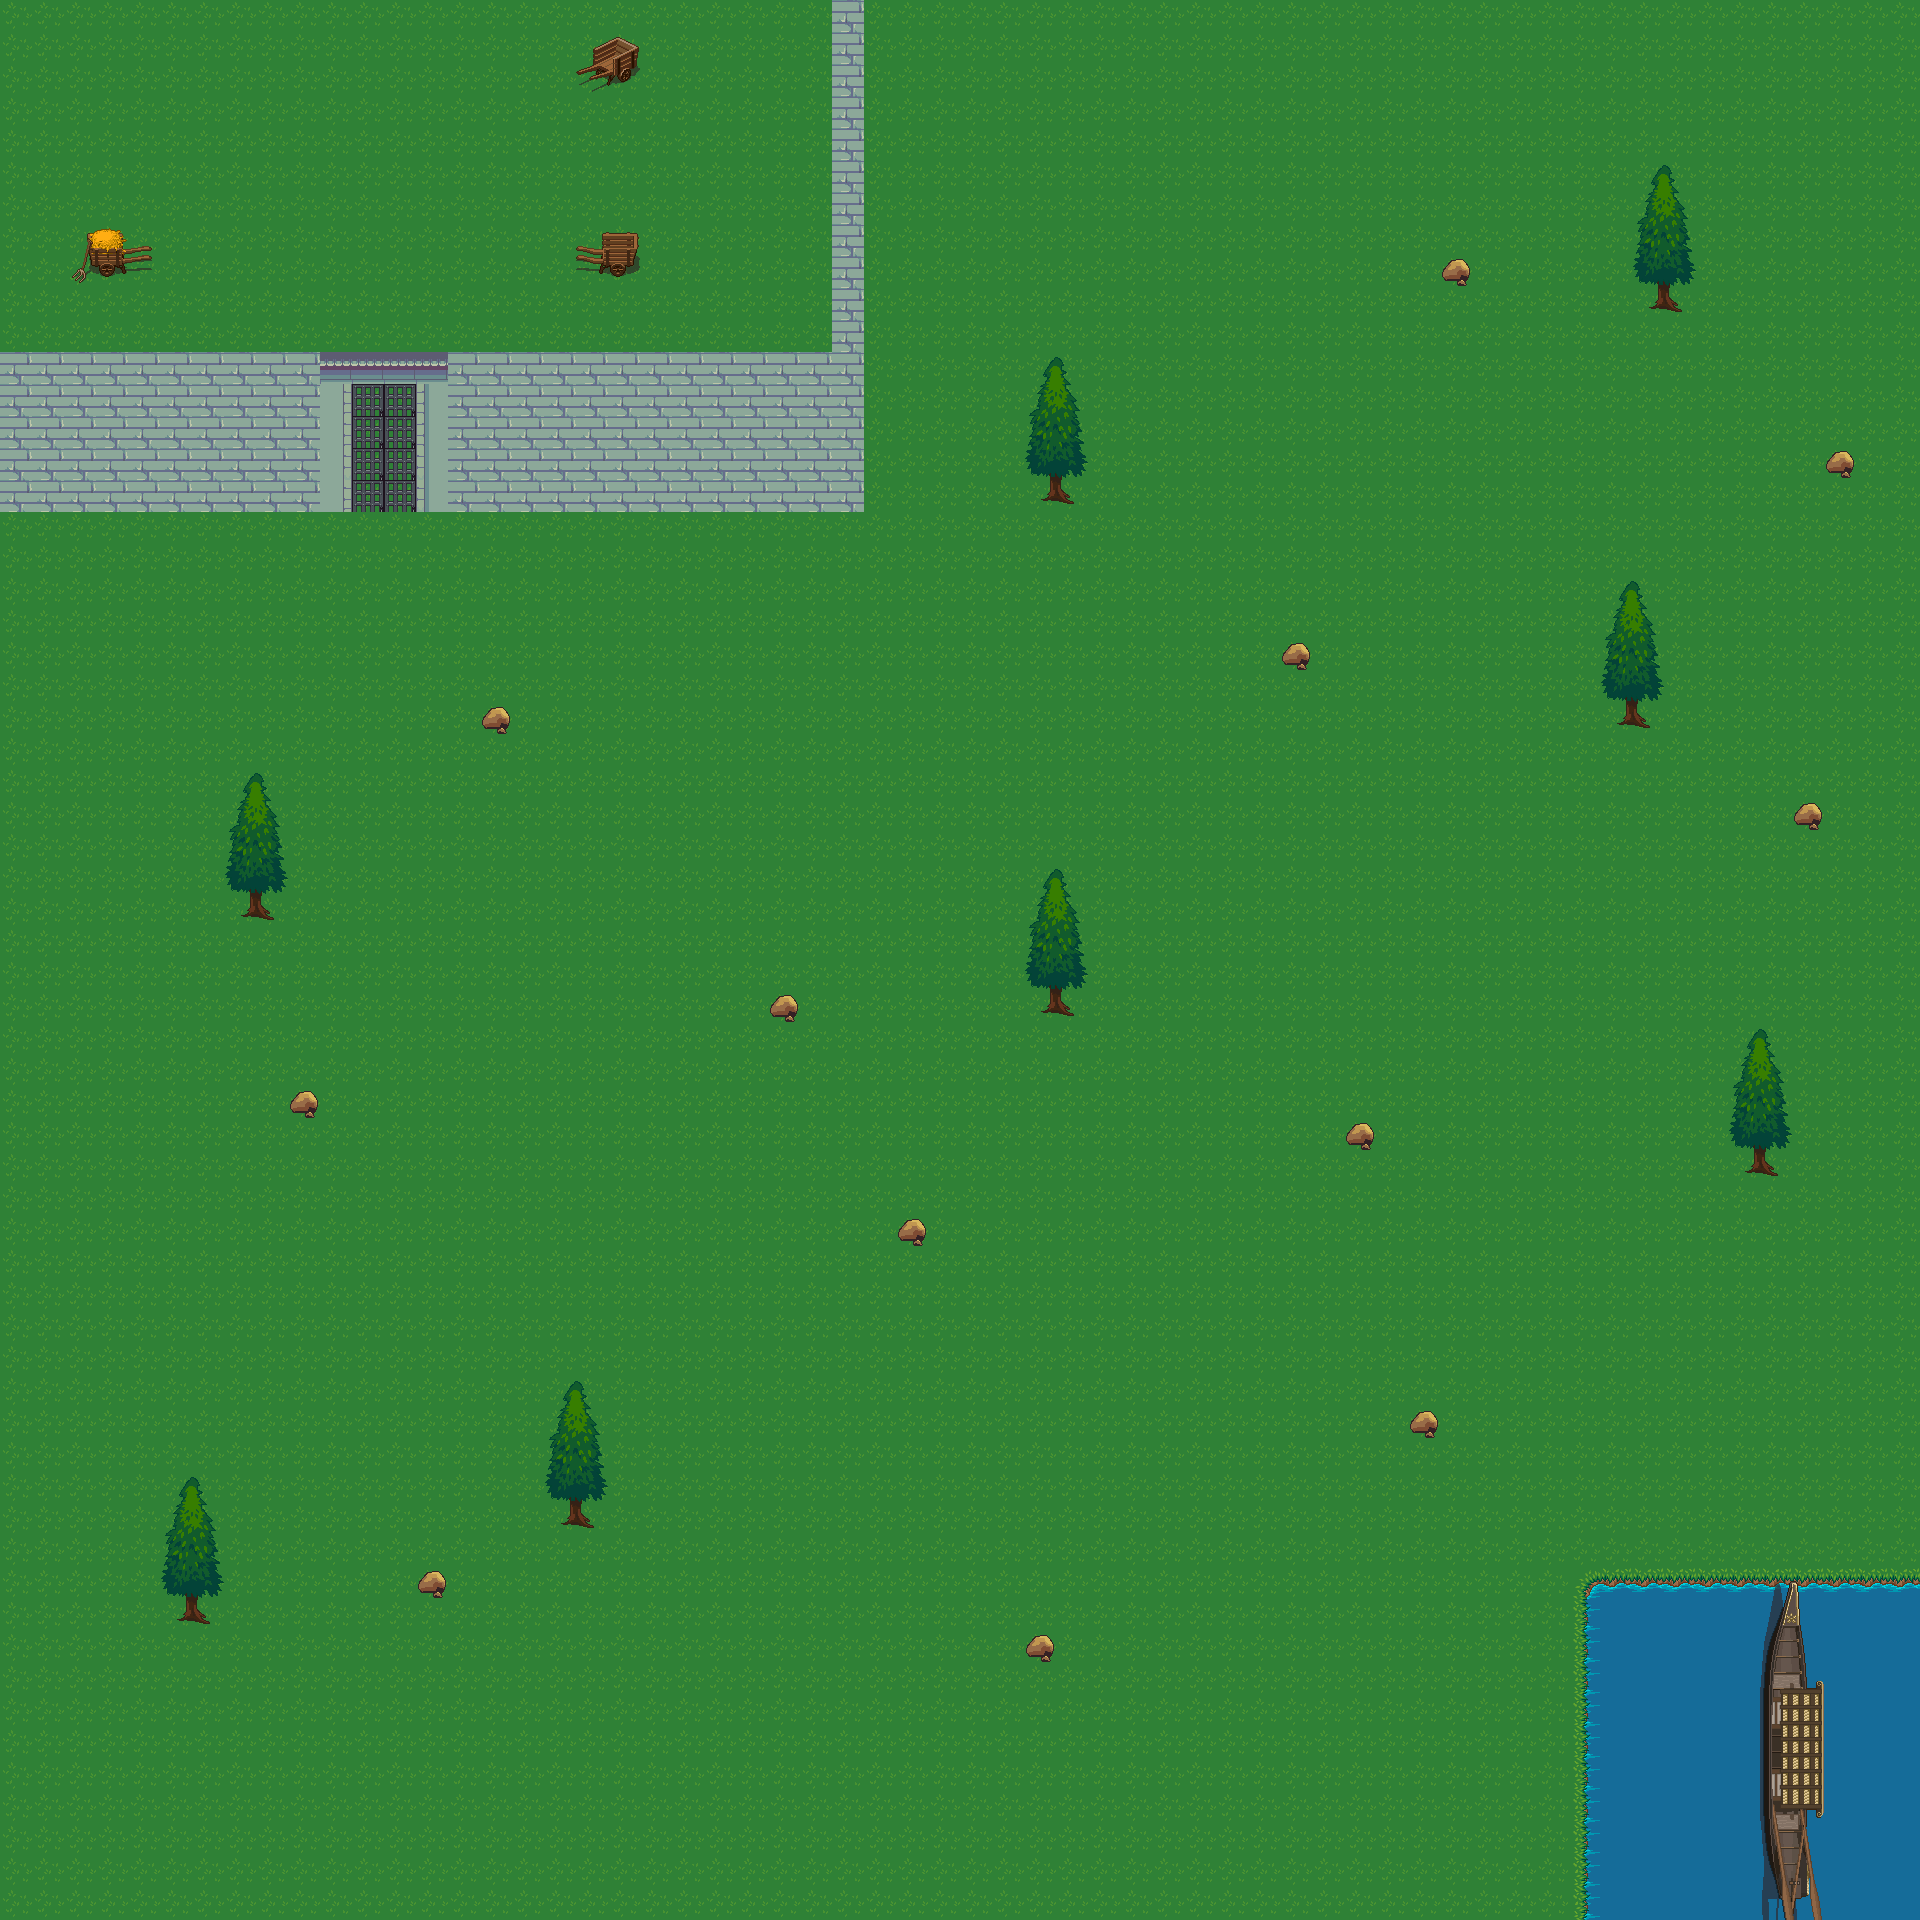

Below is a game level as drawn by its tile map, then a one-line description and the .tmx that defines it (tile-layer data replaced by summaries):
An orthogonal 60x60 tile map with 32x32 px tiles, 2 tile layers (Map, Static), 4 tilesets and 25 objects.

<map version="1.5" tiledversion="1.6.0" orientation="orthogonal" renderorder="right-down" width="60" height="60" tilewidth="32" tileheight="32" infinite="0" nextlayerid="8" nextobjectid="36">
 <tileset firstgid="1" name="base_out_atlas" tilewidth="32" tileheight="32" tilecount="1024" columns="32">
  <image source="base_out_atlas.png" trans="000000" width="1024" height="1024" />
 </tileset>
 <tileset firstgid="1025" name="build_atlas" tilewidth="32" tileheight="32" tilecount="1024" columns="32">
  <image source="build_atlas.png" trans="000000" width="1024" height="1024" />
 </tileset>
 <tileset firstgid="2049" name="obj_misk_atlas" tilewidth="32" tileheight="32" tilecount="1024" columns="32">
  <image source="obj_misk_atlas.png" trans="000000" width="1024" height="1024" />
 </tileset>
 <tileset firstgid="3073" name="terrain_atlas" tilewidth="32" tileheight="32" tilecount="1024" columns="32">
  <image source="terrain_atlas.png" trans="000000" width="1024" height="1024" />
 </tileset>
 <layer id="1" name="Map" width="60" height="60">
  <data>[3600 cells, 3600 non-empty, 5 distinct tile ids]</data>
 </layer>
 <layer id="3" name="Static" width="60" height="60">
  <properties>
   <property name="Blocked" value="blocked" />
  </properties>
  <data>[3600 cells, 274 non-empty, 54 distinct tile ids]</data>
 </layer>
 <objectgroup id="6" name="Objects">
  <object id="3" x="321.212" y="-284.848" />
  <object id="9" x="0" y="352" width="320" height="160" />
  <object id="11" x="448" y="352" width="416" height="160" />
  <object id="12" x="832" y="0" width="32" height="352" />
  <object id="15" x="224" y="896" width="64" height="32" />
  <object id="16" x="288" y="1088" width="32" height="32" />
  <object id="17" x="480" y="704" width="32" height="32" />
  <object id="18" x="416" y="1568" width="32" height="32" />
  <object id="19" x="544" y="1504" width="64" height="32" />
  <object id="20" x="160" y="1600" width="64" height="32" />
  <object id="21" x="1024" y="1632" width="32" height="32" />
  <object id="22" x="896" y="1216" width="32" height="32" />
  <object id="23" x="1408" y="1408" width="32" height="32" />
  <object id="24" x="1344" y="1120" width="32" height="32" />
  <object id="25" x="1728" y="1152" width="64" height="32" />
  <object id="26" x="1024" y="992" width="64" height="32" />
  <object id="27" x="1280" y="640" width="32" height="32" />
  <object id="28" x="1024" y="480" width="64" height="32" />
  <object id="29" x="1440" y="256" width="32" height="32" />
  <object id="30" x="1600" y="704" width="64" height="32" />
  <object id="31" x="1792" y="800" width="32" height="32" />
  <object id="32" x="1824" y="448" width="32" height="32" />
  <object id="33" x="1632" y="288" width="64" height="32" />
  <object id="34" x="1568" y="1568" width="352" height="352" />
  <object id="35" x="320" y="352" width="128" height="160" />
 </objectgroup>
</map>
